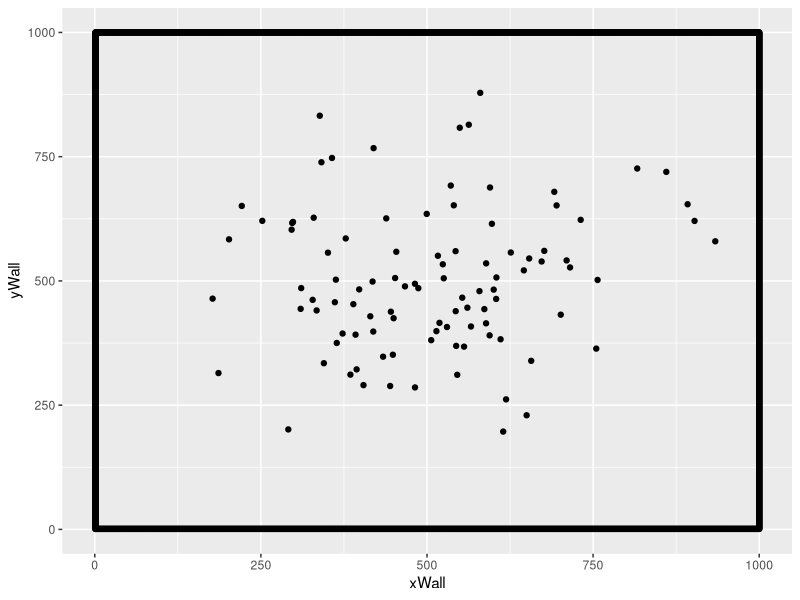
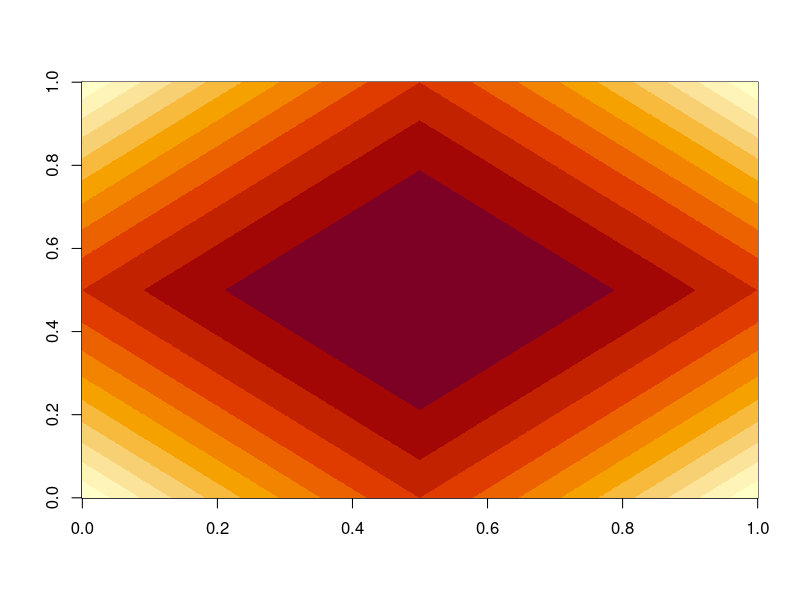

Here is the R script that generated these plots, in order: (Note: this script raises an error after producing the figures.)
# Author: Gabriel Dell'Accio
# The following is a 2D variant of the Reynolds Boid model.
# LIBRARIES:
library(ggplot2)

# ARENA PARAMETERS:
# Set if equal height and width
size <- 1000.0

centerCor <- rep(size/2,2)

xVal <- size
yVal <- size

nIndividuals <- 100 
swarmCohesion <- 0.5
swarmAvoidance <- 0.5
baseMovementRate <- 4
densitySensitivity <- 75
spatialDistribution <- 100
thetaDistribution <- 50
step.iterations <- 200

# Create the arena using the arena.data frame.
create.arena <- function(xLength, yLength) {
  xLimit <- xLength 
  yLimit <- yLength
  
  arena.Data <<- data.frame(
    yWall = rep(1,yLimit),
    xWall = c(1:xLimit),
    xNorthWall = c(1:xLimit),
    yNorthWall = rep(yLimit,yLimit)
  )

  # Creating Arena Borders
  arena <- ggplot(data = arena.Data, aes(x=xWall,y=yWall))
  arena <- arena + geom_point() +  ylim(1,yLimit) + xlim(1,xLimit) + geom_point(aes(xNorthWall,yNorthWall)) + geom_point(aes(rep(1,xLimit),c(1:yLimit))) + geom_point(aes(rep(xLimit,xLimit),c(1:yLimit)))

  return(arena)
}
arenaSim <- create.arena(xVal, yVal)

# Initialize the swarm population using mean values.
initialize.swarm <- function(cohesion, avoidance, spatial.distribution.factor, theta.distribution.factor ,coordinateLocation) {
    arena.Data$index <<- c(1:nIndividuals)
    arena.Data$swarm.cohesion <<- rep(swarmCohesion,nIndividuals)
    arena.Data$swarm.avoidance <<- rep(swarmAvoidance,nIndividuals)
    arena.Data$xPosition <<- rep(NA, xVal)
    arena.Data$yPosition <<- rep(NA, yVal)
    arena.Data$theta <<- rep(NA, xVal)
  
  for(var in 1:nIndividuals) {
    arena.Data$xPosition[var] <<- rnorm(1, mean=coordinateLocation[1], sd=spatial.distribution.factor + 50)
    arena.Data$yPosition[var] <<- rnorm(1, mean=coordinateLocation[2], sd=spatial.distribution.factor + 50)
    arena.Data$theta[var] <<- rnorm(1, mean = 180, sd= theta.distribution.factor + 5)
  }
}

# Display the swarm in the 2D arena.
initialize.swarm(swarmCohesion, swarmAvoidance, spatialDistribution, thetaDistribution, centerCor)

# Function that updates the current arena with the swarm's current location.
display.swarm <- function() {
  return(arenaSim + geom_point(aes(arena.Data$xPosition, arena.Data$yPosition)))
}

arenaSim <- display.swarm()
arenaSim


# Function to determine an individual's sensed density value.
determine.density <- function(senseHeight, senseWidth, locationX, locationY) {

  nTotalPositions <- ((senseHeight * senseWidth) * 4)

  startX <- locationX - senseWidth
  # print(paste("Start x: ", startX))

  endX <- locationX + senseWidth
  # print(paste("End x: ", endX))

  startY <- locationY - senseHeight
  endY <- locationY + senseHeight

  numberOfIndividualsPresent <- 0


  count <- 1
  for(indOne in 1:nIndividuals) {

    if((arena.Data$xPosition[count] <= endX) && (arena.Data$xPosition[count] >= startX)) {

      # print(paste("xposition: ", arena.Data$xPosition[count]))

      if((arena.Data$yPosition[count] <= endY) && (arena.Data$yPosition[count] >= startY)) {
        numberOfIndividualsPresent <- numberOfIndividualsPresent + 1
      }
    }

    count <- count + 1
  }

  # print(paste("Number of indviduals in space: ", numberOfIndividualsPresent))
  # print(paste("total positions: ", nTotalPositions))
  finalDensity <- ((numberOfIndividualsPresent / nTotalPositions)  + (numberOfIndividualsPresent/nIndividuals))
  return(finalDensity)

}

# Determines the density value for each agent in the swarm.
find.Neighbors <- function() {
  count <- 1
  for (var in 1:nIndividuals) {
    result <- determine.density(densitySensitivity,densitySensitivity,arena.Data$xPosition[count], arena.Data$yPosition[count])
    # print(result)
    arena.Data$Density[count] <<- result 
    count <- count + 1
  }
}
find.Neighbors()

densityTotal <- 0
tempDensityArray <- c()

for(var in 1:nIndividuals) {
  densityTotal <- densityTotal + arena.Data$Density[var] 
  tempDensityArray[var] <- arena.Data$Density[var] 
}

meanDensity <- (densityTotal / nIndividuals) 
sdDensity <- (sd(tempDensityArray)) 

# Function used to determine how far from the mean an individuals density score is.
sdDistance <- function(value, mean, sd) {
  temp <- abs(mean - value) %/% sd
  return(temp)
}

# Assign individual density values.
determine.density.distance <- function(mean, sd) {
 for (var in 1:nIndividuals){
   arena.Data$DensityDistance[var] <<- sdDistance(arena.Data$Density[var], mean, sd)
 }
}

determine.density.distance(meanDensity, sdDensity)

# Function for converting degrees to radians, used in computing the new X,Y coor for each agent.
degreeToRadians <- function(angle) {
  return(pi * angle / 180);
} 



# HEATMAP GENERATION
# Assign a value to a location given how far away it is from a given center point. The farther the smaller the value.
assign.location.value <- function(center, currentLocation, distribution.type) {
  rowDiff <- abs(center[1] - currentLocation[1])
  columnDiff <- abs(center[2] - currentLocation[2])
  totalDifference <- rowDiff + columnDiff
  scaledDifference <- 1 - (distribution.type(totalDifference)/distribution.type(center[1] * 2))
  return(scaledDifference)
}
# Distribution of values around the center of the arena.
value.distribution <- function(x) {
  return(x^2)
}
# Generate heat map 
create.heatmap <- function(arena.length, arena.width) {
  centerArena <- c(arena.length/2, arena.width/2)
  arena.heat.map <- matrix(nrow = arena.length, ncol = arena.width)
  for(i in 1:arena.length) {
    for(j in 1:arena.width) {
      currentIndex <- c(i,j)
      arena.heat.map[i,j] <- assign.location.value(centerArena, currentIndex, value.distribution)
    }
  }
  return(arena.heat.map)
}
heat.map <- create.heatmap(xVal,yVal)

# Visualize the heat map
image(heat.map)


# Computes the next x,y coor for x individual in the swarm based on its density reading.
compute.nextPos <- function(var, simulation) {

  if (simulation == "reynoldsOriginal") {

     if ((arena.Data$DensityDistance[var]) == 0) {
        movementRate <- baseMovementRate/3
    } else if (arena.Data$DensityDistance[var] == 1) {
        movementRate <- baseMovementRate
    } else if (arena.Data$DensityDistance[var] == 2) {
        movementRate <- baseMovementRate + 2
    } else { 
        movementRate <- baseMovementRate + 4
    }
     
    newX = arena.Data$xPosition[var] + (movementRate * cos(degreeToRadians(arena.Data$theta[var])))
    newY = arena.Data$yPosition[var] + (movementRate * sin(degreeToRadians(arena.Data$theta[var])))


    ## Collision with walls
    if((newX >= size) || (newX <= 0)) {
      arena.Data$theta[var] <<- abs(180 - arena.Data$theta[var]) 
      newX = arena.Data$xPosition[var] + (movementRate * cos(degreeToRadians(arena.Data$theta[var])))
    } else {
      newX = arena.Data$xPosition[var] + (movementRate * cos(degreeToRadians(arena.Data$theta[var])))
    } 
  
    if((newY >= size) || (newY <= 0)) {
      arena.Data$theta[var] <<- abs(180 - arena.Data$theta[var]) 
      newY = arena.Data$yPosition[var] + (movementRate * sin(degreeToRadians(arena.Data$theta[var])))
    } else {
      newY = arena.Data$yPosition[var] + (movementRate * sin(degreeToRadians(arena.Data$theta[var])))
    }    

    nextPos <- c(newX, newY)


  } else if (simulation == "reynoldsAsocial") {

    if ((heat.map[arena.Data$xPosition[var],arena.Data$yPosition[var]]) > 0.80) {
        movementRate <- baseMovementRate/3
    } else if ((heat.map[arena.Data$xPosition[var],arena.Data$yPosition[var]]) > 0.60) {
        movementRate <- baseMovementRate
    } else if ((heat.map[arena.Data$xPosition[var],arena.Data$yPosition[var]]) > 0.40) {
        movementRate <- baseMovementRate + 2
    } else if ((heat.map[arena.Data$xPosition[var],arena.Data$yPosition[var]]) > 0.20) { 
        movementRate <- baseMovementRate + 4
    } else {
        movementRate <- baseMovementRate + 6
    }
     
    newX = arena.Data$xPosition[var] + (movementRate * cos(degreeToRadians(arena.Data$theta[var])))
    newY = arena.Data$yPosition[var] + (movementRate * sin(degreeToRadians(arena.Data$theta[var])))


    ## Collision with walls
    if((newX >= size) || (newX <= 0)) {
      arena.Data$theta[var] <<- abs(180 - arena.Data$theta[var]) 
      newX = arena.Data$xPosition[var] + (movementRate * cos(degreeToRadians(arena.Data$theta[var])))
    } else {
      newX = arena.Data$xPosition[var] + (movementRate * cos(degreeToRadians(arena.Data$theta[var])))
    } 
    ## Collision with walls
    if((newY >= size) || (newY <= 0)) {
      arena.Data$theta[var] <<- abs(180 - arena.Data$theta[var]) 
      newY = arena.Data$yPosition[var] + (movementRate * sin(degreeToRadians(arena.Data$theta[var])))
    } else {
      newY = arena.Data$yPosition[var] + (movementRate * sin(degreeToRadians(arena.Data$theta[var])))
    }    

    nextPos <- c(newX, newY)

    #default to the original Reynolds model
  } else {

    if ((arena.Data$DensityDistance[var]) == 0) {
        movementRate <- baseMovementRate/3
    } else if (arena.Data$DensityDistance[var] == 1) {
        movementRate <- baseMovementRate
    } else if (arena.Data$DensityDistance[var] == 2) {
        movementRate <- baseMovementRate + 2
    } else { 
        movementRate <- baseMovementRate + 4
    }
     
    newX = arena.Data$xPosition[var] + (movementRate * cos(degreeToRadians(arena.Data$theta[var])))
    newY = arena.Data$yPosition[var] + (movementRate * sin(degreeToRadians(arena.Data$theta[var])))


    ## Collision with walls
    if((newX >= size) || (newX <= 0)) {
      arena.Data$theta[var] <<- abs(180 - arena.Data$theta[var]) 
      newX = arena.Data$xPosition[var] + (movementRate * cos(degreeToRadians(arena.Data$theta[var])))
    } else {
      newX = arena.Data$xPosition[var] + (movementRate * cos(degreeToRadians(arena.Data$theta[var])))
    } 
  
    if((newY >= size) || (newY <= 0)) {
      arena.Data$theta[var] <<- abs(180 - arena.Data$theta[var]) 
      newY = arena.Data$yPosition[var] + (movementRate * sin(degreeToRadians(arena.Data$theta[var])))
    } else {
      newY = arena.Data$yPosition[var] + (movementRate * sin(degreeToRadians(arena.Data$theta[var])))
    }    

    nextPos <- c(newX, newY)


  }
   

  return(nextPos)

}


# GSI: group stability index
compute.cart.distance  <- function(x1,x2) {
  return(sqrt(sum((x1-x2)^2)))
}


calculate.group.distance <- function() {

  groupedDistance <- 0

  for(var in 1:nIndividuals) {

    for(varTwo in 1:nIndividuals) {

       dist <- compute.cart.distance(arena.Data$xPosition[var], arena.Data$yPosition[var])

       groupedDistance <- groupedDistance + dist

    }

  }

  return(groupedDistance)
}

calculate.gsi <- function(groupedDistancePrev, groupedDistanceNext) {

  finalGsi <- (((abs(groupedDistancePrev - groupedDistanceNext)) / 4 ) / (nIndividuals*(nIndividuals-1)/2))

  return(finalGsi)

}


 
# moves each agent in the swarm a fixed distance in a direction based on its theta.
step.swarm <- function(typeSimulation) {



  previousDistTotal <- calculate.group.distance()
  
  for (ind in 1:nIndividuals) {
    # Computes tehe next x,y position for the current individual.

    result <- compute.nextPos(ind, typeSimulation) 
    arena.Data$xPosition[ind] <<- result[1]
    arena.Data$yPosition[ind] <<- result[2]
  }

  nextDistTotal <- calculate.group.distance()

  # Recalculate the sensed denisty value for each agent.
  find.Neighbors()

  

  # Process density data.
  densityTotal <- 0
  tempDensityArray <- c()

  for(var in 1:nIndividuals) {
    densityTotal <- densityTotal + arena.Data$Density[var] 
    tempDensityArray[var] <- arena.Data$Density[var] 
  }

  meanDensity <- (densityTotal / nIndividuals) 
  sdDensity <- (sd(tempDensityArray)) 
  
  # Assign a density distance to each individual.
  determine.density.distance(meanDensity, sdDensity)

  return(calculate.gsi(previousDistTotal, nextDistTotal))


}


# Applys the step function n step.iterations.
run.simulation <- function(typeSim) {
  gsiLog <- c()

  for(run in 1:step.iterations) {
    gsiLog[run] <- step.swarm(typeSim)
  }

  return(gsiLog)

}

totalGsi <- run.simulation("reynoldsAsocial")

plot(totalGsi)

# Display the swarm after running simulation.
arenaSim <- display.swarm()
arenaSim
